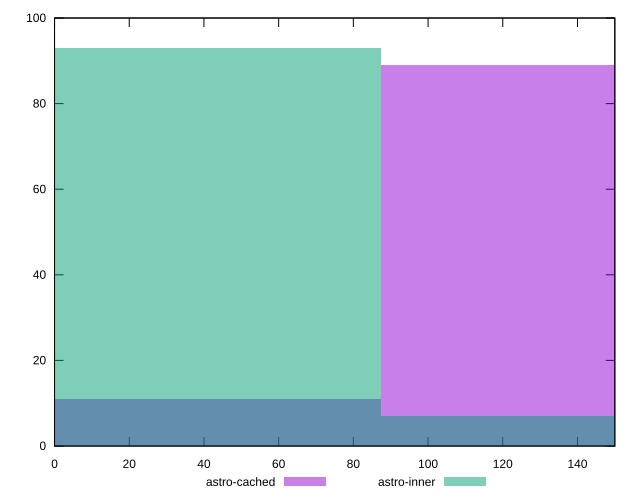

Generate this figure with gnuplot:
reset

$astroCached <<EOF
174.66771545631443 89
0 11
EOF

$astroInner <<EOF
0 93
174.66771545631443 7
EOF

set key outside below
set boxwidth 174.66771545631443
set xrange [0:150]
set yrange [0:100]
set trange [0:100]
set style fill transparent solid 0.5 noborder
set terminal svg size 640, 500 enhanced background rgb 'white'
set output "reports/report_00033_2021-03-01T14-23-16.841Z/unminified-javascript/comparison/histogram/1_vs_2.svg"

plot $astroCached title "astro-cached" with boxes, \
     $astroInner title "astro-inner" with boxes

reset
